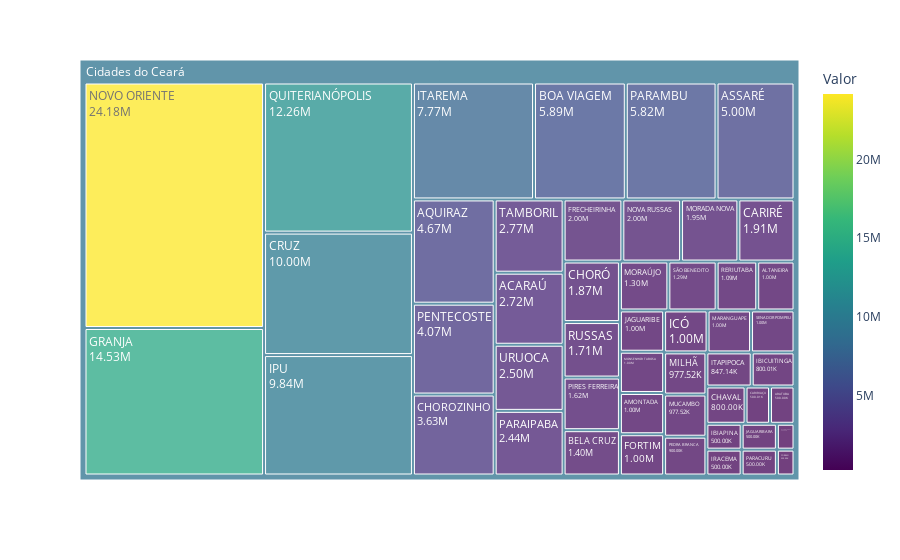

Notebook cell for this chart:
### Markdown cell above
Criando um treemap para ver melhor.

### Code cell
# fig1 = px.treemap(cidades_emendas_df, path=["Cidade"], values="vlr",color="vlr",color_continuous_scale='viridis')
# fig1.update_traces(
#     #textinfo="label+value"
#     texttemplate='%{label} <br> %{value: text} <br> %{percentRoot}'
#     ,selector=dict(type='treemap')
# )
# fig1.show()




# emendas_estaduais[['Estado','Políticos','Emendas','vlr_prty', 'Valor']]
# cidades_emendas_df.head()

fig2 = px.treemap(cidades_emendas_df, path=[px.Constant("Cidades do Ceará"),"Cidade"], values="Valor", color="Valor", color_continuous_scale='viridis')
fig2.update_traces(
    text=cidades_emendas_df['vlr_prty'],
    textinfo="label+text", 
    selector=dict(type='treemap'), 
    opacity=0.75
)
fig2.show()

### Figure 1 — Plotly figure (JSON) as saved in the notebook; plotly's stock layout.template omitted (floating-point values rounded to 4 significant figures)
{"data": [{"branchvalues": "total", "customdata": [[2724000.0], [250000], [1000012], [1000000], [4672000.0], [500000], [5000000], [1400000], [5887627], [500012], [1912000.0], [800000], [3629209], [1869000.0], [250000], [10000000], [1000000], [2000000], [14525651], [500000], [800012], [1000000], [9835337], [500000], [847100.0], [7765720], [500000], [1000012], [1000000], [977525], [1000012], [1952448], [1300000], [977525], [2000000], [24180000.0], [500000], [2443813], [5819682], [900000], [4073023], [1625000], [12258418], [1089365], [1714511], [1000000], [1294786], [2769655], [2500000], [9283000.0]], "domain": {"x": [0, 1], "y": [0, 1]}, "hovertemplate": "labels=%{label}<br>Valor_sum=%{value}<br>parent=%{parent}<br>id=%{id}<br>Valor=%{color}<extra></extra>", "ids": ["Cidades do Ceará/ACARAÚ", "Cidades do Ceará/ALCÂNTARAS", "Cidades do Ceará/ALTANEIRA", "Cidades do Ceará/AMONTADA", "Cidades do Ceará/AQUIRAZ", "Cidades do Ceará/ARATUBA", "Cidades do Ceará/ASSARÉ", "Cidades do Ceará/BELA CRUZ", "Cidades do Ceará/BOA VIAGEM", "Cidades do Ceará/CARIRIAÇU", "Cidades do Ceará/CARIRÉ", "Cidades do Ceará/CHAVAL", "Cidades do Ceará/CHOROZINHO", "Cidades do Ceará/CHORÓ", "Cidades do Ceará/COREAÚ", "Cidades do Ceará/CRUZ", "Cidades do Ceará/FORTIM", "Cidades do Ceará/FRECHEIRINHA", "Cidades do Ceará/GRANJA", "Cidades do Ceará/IBIAPINA", "Cidades do Ceará/IBICUITINGA", "Cidades do Ceará/ICÓ", "Cidades do Ceará/IPU", "Cidades do Ceará/IRACEMA", "Cidades do Ceará/ITAPIPOCA", "Cidades do Ceará/ITAREMA", "Cidades do Ceará/JAGUARIBARA", "Cidades do Ceará/JAGUARIBE", "Cidades do Ceará/MARANGUAPE", "Cidades do Ceará/MILHÃ", "Cidades do Ceará/MONSENHOR TABOSA", "Cidades do Ceará/MORADA NOVA", "Cidades do Ceará/MORAÚJO", "Cidades do Ceará/MUCAMBO", "Cidades do Ceará/NOVA RUSSAS", "Cidades do Ceará/NOVO ORIENTE", "Cidades do Ceará/PARACURU", "Cidades do Ceará/PARAIPABA", "Cidades do Ceará/PARAMBU", "Cidades do Ceará/PEDRA BRANCA", "Cidades do Ceará/PENTECOSTE", "Cidades do Ceará/PIRES FERREIRA", "Cidades do Ceará/QUITERIANÓPOLIS", "Cidades do Ceará/RERIUTABA", "Cidades do Ceará/RUSSAS", "Cidades do Ceará/SENADOR POMPEU", "Cidades do Ceará/SÃO BENEDITO", "Cidades do Ceará/TAMBORIL", "Cidades do Ceará/URUOCA", "Cidades do Ceará"], "labels": ["ACARAÚ", "ALCÂNTARAS", "ALTANEIRA", "AMONTADA", "AQUIRAZ", "ARATUBA", "ASSARÉ", "BELA CRUZ", "BOA VIAGEM", "CARIRIAÇU", "CARIRÉ", "CHAVAL", "CHOROZINHO", "CHORÓ", "COREAÚ", "CRUZ", "FORTIM", "FRECHEIRINHA", "GRANJA", "IBIAPINA", "IBICUITINGA", "ICÓ", "IPU", "IRACEMA", "ITAPIPOCA", "ITAREMA", "JAGUARIBARA", "JAGUARIBE", "MARANGUAPE", "MILHÃ", "MONSENHOR TABOSA", "MORADA NOVA", "MORAÚJO", "MUCAMBO", "NOVA RUSSAS", "NOVO ORIENTE", "PARACURU", "PARAIPABA", "PARAMBU", "PEDRA BRANCA", "PENTECOSTE", "PIRES FERREIRA", "QUITERIANÓPOLIS", "RERIUTABA", "RUSSAS", "SENADOR POMPEU", "SÃO BENEDITO", "TAMBORIL", "URUOCA", "Cidades do Ceará"], "marker": {"coloraxis": "coloraxis", "colors": [2724000.0, 250000, 1000012, 1000000, 4672000.0, 500000, 5000000, 1400000, 5887627, 500012, 1912000.0, 800000, 3629209, 1869000.0, 250000, 10000000, 1000000, 2000000, 14525651, 500000, 800012, 1000000, 9835337, 500000, 847100.0, 7765720, 500000, 1000012, 1000000, 977525, 1000012, 1952448, 1300000, 977525, 2000000, 24180000.0, 500000, 2443813, 5819682, 900000, 4073023, 1625000, 12258418, 1089365, 1714511, 1000000, 1294786, 2769655, 2500000, 9283000.0]}, "name": "", "opacity": 0.75, "parents": ["Cidades do Ceará", "Cidades do Ceará", "Cidades do Ceará", "Cidades do Ceará", "Cidades do Ceará", "Cidades do Ceará", "Cidades do Ceará", "Cidades do Ceará", "Cidades do Ceará", "Cidades do Ceará", "Cidades do Ceará", "Cidades do Ceará", "Cidades do Ceará", "Cidades do Ceará", "Cidades do Ceará", "Cidades do Ceará", "Cidades do Ceará", "Cidades do Ceará", "Cidades do Ceará", "Cidades do Ceará", "Cidades do Ceará", "Cidades do Ceará", "Cidades do Ceará", "Cidades do Ceará", "Cidades do Ceará", "Cidades do Ceará", "Cidades do Ceará", "Cidades do Ceará", "Cidades do Ceará", "Cidades do Ceará", "Cidades do Ceará", "Cidades do Ceará", "Cidades do Ceará", "Cidades do Ceará", "Cidades do Ceará", "Cidades do Ceará", "Cidades do Ceará", "Cidades do Ceará", "Cidades do Ceará", "Cidades do Ceará", "Cidades do Ceará", "Cidades do Ceará", "Cidades do Ceará", "Cidades do Ceará", "Cidades do Ceará", "Cidades do Ceará", "Cidades do Ceará", "Cidades do Ceará", "Cidades do Ceará", ""], "text": ["2.72M", "250.00K", "1.00M", "1.00M", "4.67M", "500.00K", "5.00M", "1.40M", "5.89M", "500.01K", "1.91M", "800.00K", "3.63M", "1.87M", "250.00K", "10.00M", "1.00M", "2.00M", "14.53M", "500.00K", "800.01K", "1.00M", "9.84M", "500.00K", "847.14K", "7.77M", "500.00K", "1.00M", "1.00M", "977.52K", "1.00M", "1.95M", "1.30M", "977.52K", "2.00M", "24.18M", "500.00K", "2.44M", "5.82M", "900.00K", "4.07M", "1.62M", "12.26M", "1.09M", "1.71M", "1.00M", "1.29M", "2.77M", "2.50M"], "textinfo": "label+text", "type": "treemap", "values": [2724000.0, 250000, 1000012, 1000000, 4672000.0, 500000, 5000000, 1400000, 5887627, 500012, 1912000.0, 800000, 3629209, 1869000.0, 250000, 10000000, 1000000, 2000000, 14525651, 500000, 800012, 1000000, 9835337, 500000, 847100.0, 7765720, 500000, 1000012, 1000000, 977525, 1000012, 1952448, 1300000, 977525, 2000000, 24180000.0, 500000, 2443813, 5819682, 900000, 4073023, 1625000, 12258418, 1089365, 1714511, 1000000, 1294786, 2769655, 2500000, 153041247]}], "layout": {"coloraxis": {"colorbar": {"title": {"text": "Valor"}}, "colorscale": [[0, "#440154"], [0.1111, "#482878"], [0.2222, "#3e4989"], [0.3333, "#31688e"], [0.4444, "#26828e"], [0.5556, "#1f9e89"], [0.6667, "#35b779"], [0.7778, "#6ece58"], [0.8889, "#b5de2b"], [1, "#fde725"]]}, "legend": {"tracegroupgap": 0}, "margin": {"t": 60}}}
